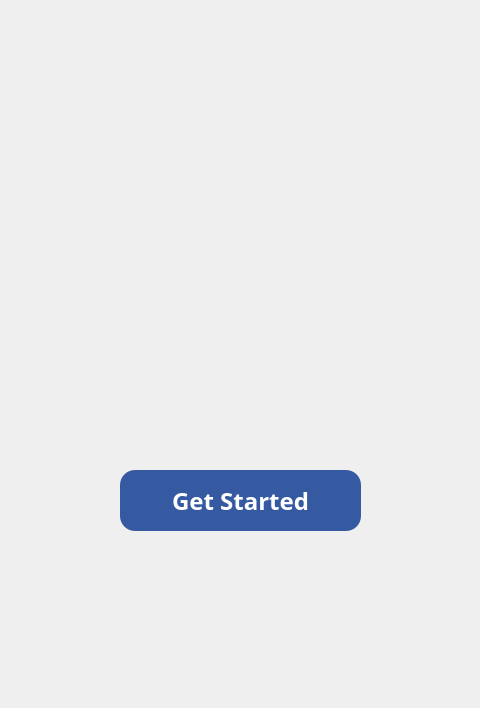
<?xml version="1.0" encoding="UTF-8"?>
<ui version="4.0">
 <class>splashScreen</class>
 <widget class="QWidget" name="splashScreen">
  <property name="geometry">
   <rect>
    <x>0</x>
    <y>0</y>
    <width>480</width>
    <height>708</height>
   </rect>
  </property>
  <property name="windowTitle">
   <string>Form</string>
  </property>
  <property name="autoFillBackground">
   <bool>true</bool>
  </property>
  <widget class="QPushButton" name="pushButton">
   <property name="geometry">
    <rect>
     <x>120</x>
     <y>470</y>
     <width>241</width>
     <height>61</height>
    </rect>
   </property>
   <property name="font">
    <font>
     <family>Futura Md BT</family>
     <pointsize>18</pointsize>
     <bold>true</bold>
    </font>
   </property>
   <property name="cursor">
    <cursorShape>PointingHandCursor</cursorShape>
   </property>
   <property name="autoFillBackground">
    <bool>false</bool>
   </property>
   <property name="styleSheet">
    <string notr="true">QPushButton {
    background-color: #365aa1;
   border-radius: 15px;
    color: white;
    padding: 8px;
    font-weight: bold;
    text-align: center;
    
}

QPushButton:hover {
    background-color: #203661;
    border-radius: 15px;
    color: #fff;
}

QPushButton:pressed {
    background-color: #3773c9;
    color: #fff;
}</string>
   </property>
   <property name="text">
    <string>Get Started</string>
   </property>
  </widget>
 </widget>
 <resources/>
 <connections/>
</ui>
